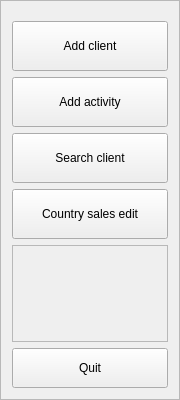
        <widget class="QFrame" name="frame">
         <property name="minimumSize">
          <size>
           <width>160</width>
           <height>400</height>
          </size>
         </property>
         <property name="maximumSize">
          <size>
           <width>180</width>
           <height>16777215</height>
          </size>
         </property>
         <property name="frameShape">
          <enum>QFrame::StyledPanel</enum>
         </property>
         <property name="frameShadow">
          <enum>QFrame::Raised</enum>
         </property>
         <layout class="QVBoxLayout" name="verticalLayout">
          <property name="topMargin">
           <number>20</number>
          </property>
          <item>
           <widget class="QPushButton" name="function1_Btn">
            <property name="minimumSize">
             <size>
              <width>0</width>
              <height>50</height>
             </size>
            </property>
            <property name="text">
             <string>Add client</string>
            </property>
           </widget>
          </item>
          <item>
           <widget class="QPushButton" name="function2_Btn">
            <property name="minimumSize">
             <size>
              <width>0</width>
              <height>50</height>
             </size>
            </property>
            <property name="text">
             <string>Add activity</string>
            </property>
           </widget>
          </item>
          <item>
           <widget class="QPushButton" name="finction3_Btn">
            <property name="minimumSize">
             <size>
              <width>0</width>
              <height>50</height>
             </size>
            </property>
            <property name="text">
             <string>Search client</string>
            </property>
           </widget>
          </item>
          <item>
           <widget class="QPushButton" name="function4_Btn">
            <property name="minimumSize">
             <size>
              <width>0</width>
              <height>50</height>
             </size>
            </property>
            <property name="text">
             <string>Country sales edit</string>
            </property>
           </widget>
          </item>
          <item>
           <widget class="QFrame" name="main_menu_SpacerFrame">
            <property name="frameShape">
             <enum>QFrame::StyledPanel</enum>
            </property>
            <property name="frameShadow">
             <enum>QFrame::Raised</enum>
            </property>
           </widget>
          </item>
          <item>
           <widget class="QPushButton" name="quit_Bnt">
            <property name="minimumSize">
             <size>
              <width>0</width>
              <height>40</height>
             </size>
            </property>
            <property name="text">
             <string>Quit</string>
            </property>
           </widget>
          </item>
         </layout>
        </widget>
